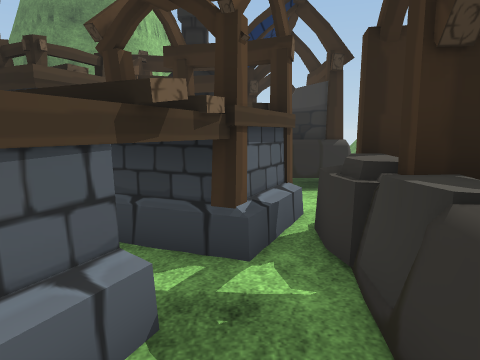
[1] (above)

24 first-person views from a walk through a 3-D level made in the Unity game engine. The camera is 1.5 m above the floor, tilts 8° down and sees 70° across. The floor is counted in squares, 1 m on a side. Each view is taken from the middle of a square. On the plan, view 1 faces up. The plan holds only what a view shows up to about 16 squares ahead; the rest is blank. The place goes on beyond the plan. Some animated figures are left out. Some surface patterns are stand-ins.

[2]
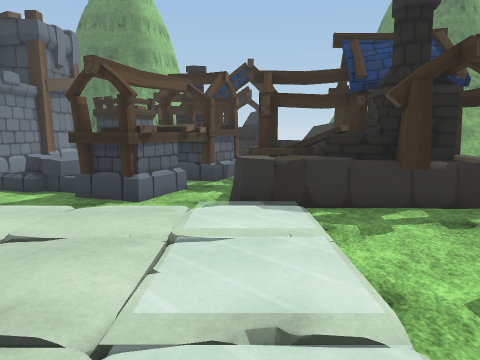

[3]
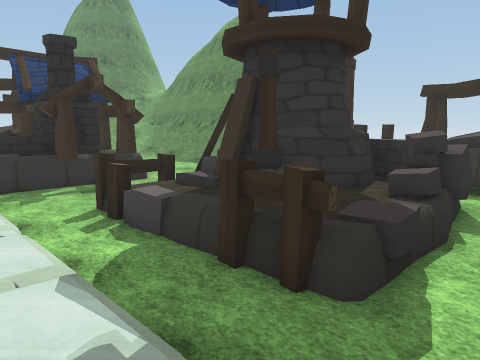

[4]
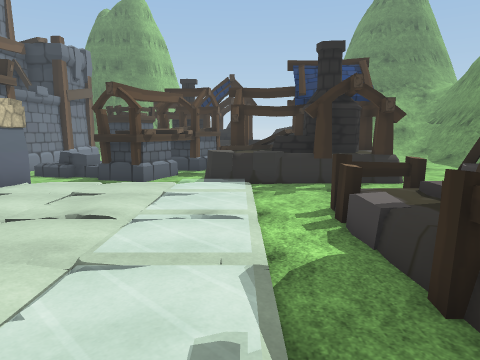

[5]
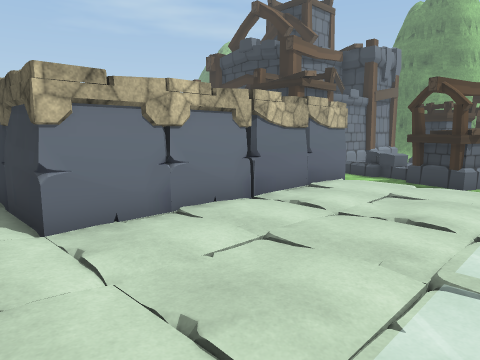

[6]
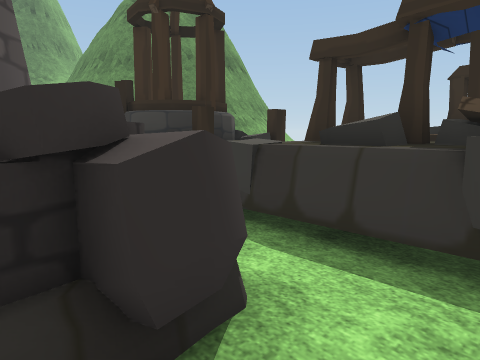

[7]
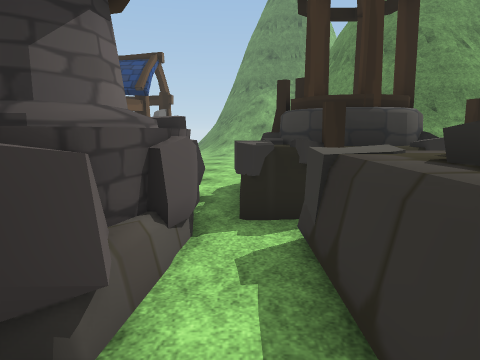

[8]
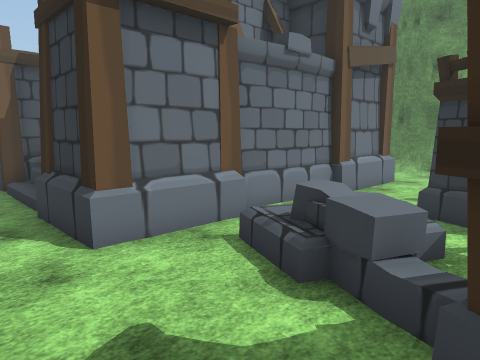

[9]
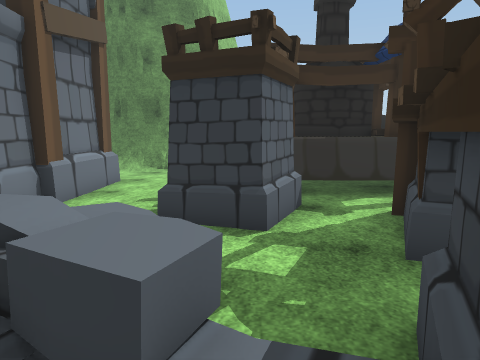

[10]
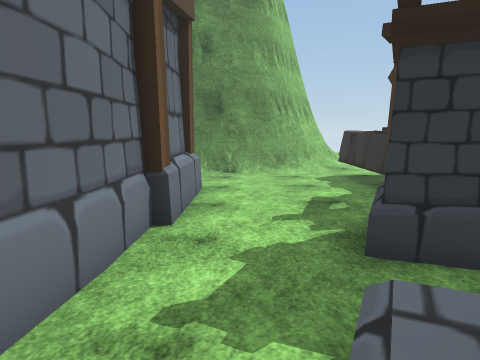

[11]
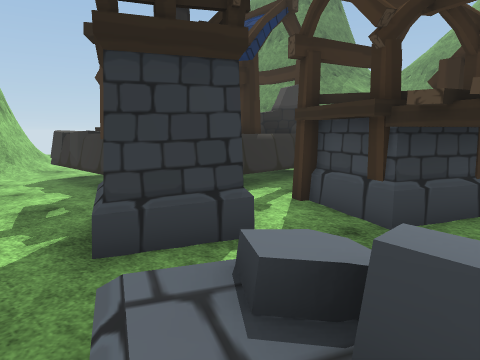

[12]
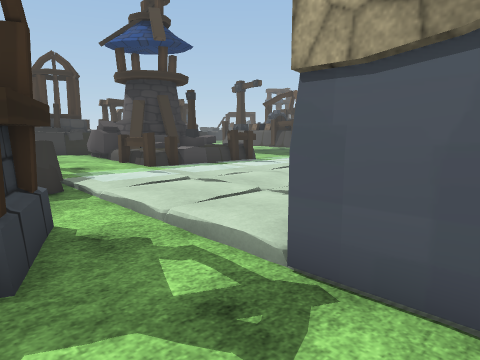

[13]
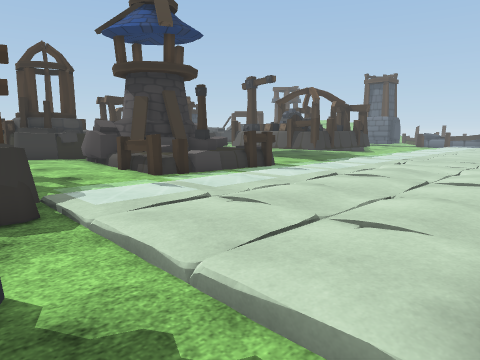

[14]
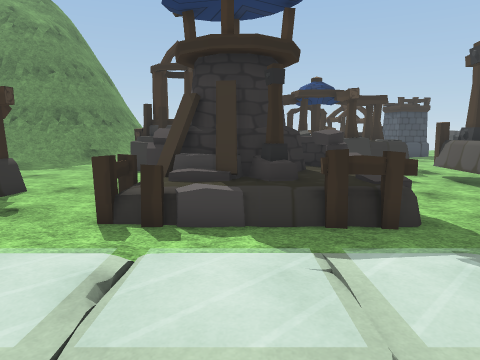

[15]
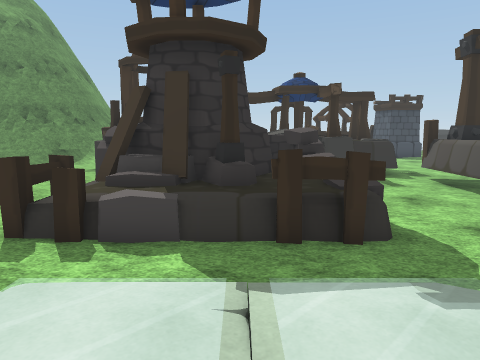

[16]
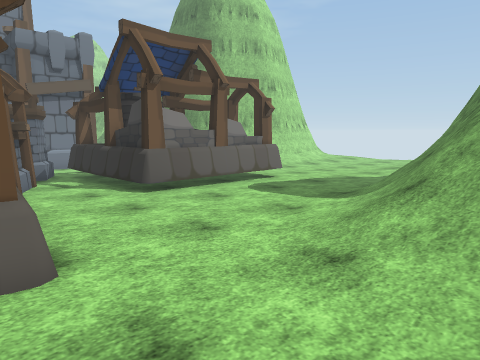

[17]
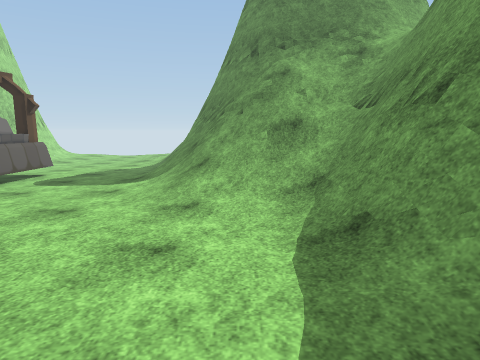

[18]
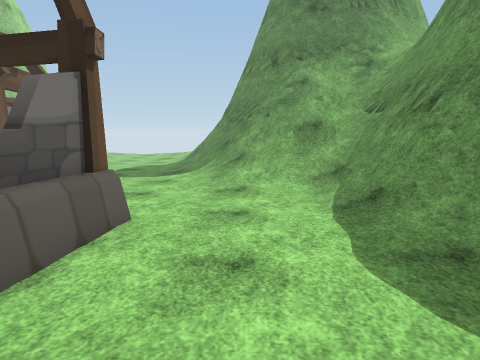

[19]
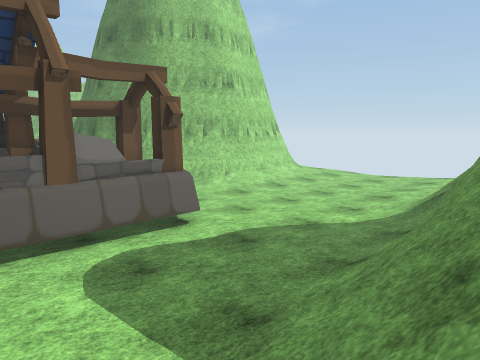

[20]
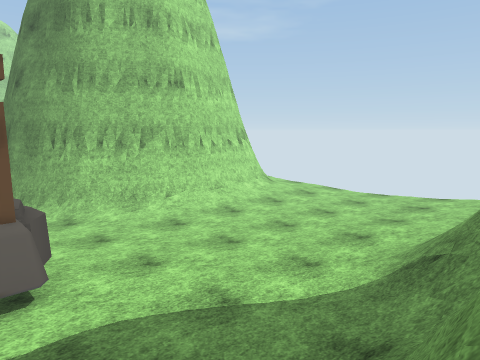

[21]
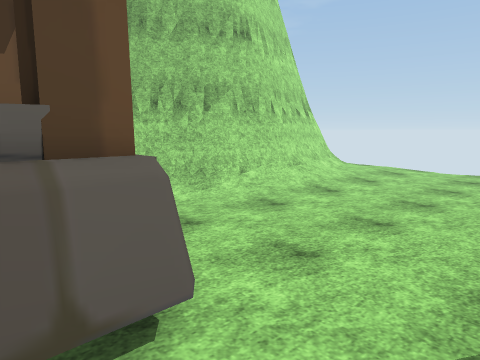

[22]
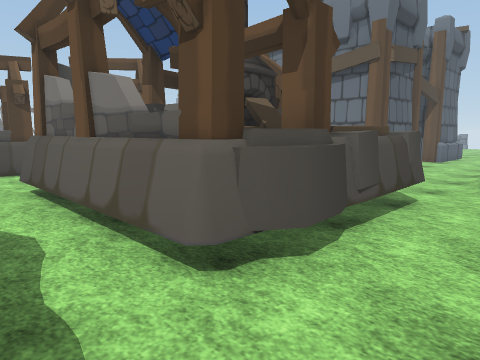

[23]
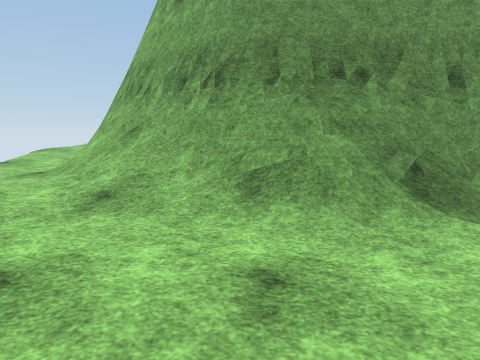

[24]
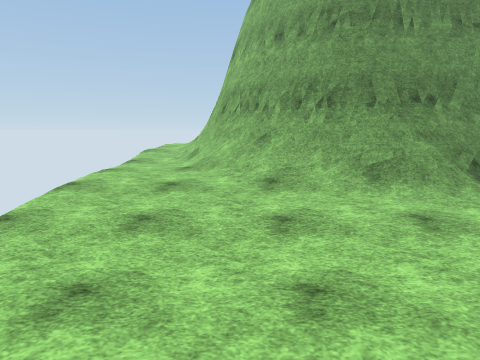

### Floor plan
Key: @ floor where view 1 was taken; # wall or solid block; x gap in a wall; . main floor; : floor 0.25 m higher than the main floor; + floor 0.5 m higher than the main floor; * floor 0.75 m higher than the main floor; / step, stairs or slope; = window, fence, low wall or low ledge; ^ raised ledge; O other object.
Columns run from 11 left of view 1 to 15 right of it. Each row starts with its distance up from view 1.
 30           ......:::++++++**
 29          ::.....:::++++++//
 28         =/:.....:::+++//===
 27         #/:......::+//=####
 26         #//......::/O=##
 25         #=/.....:://=##
 24         ##/.....::/=##
 23         ##/.....::/###
 22         #=/......//##
 21         #/.......//##
 20        ##/.......:/=#
 19       ##=/.......:/=#
 18      ###/........:/=#
 17  #####=/.......::::=#
 16   /=/.....OOOO:::::=####
 15 ........OOOOOOO::::==######
 14 ........O  OOOO:::://#====#
 13    .....O OOOOO:::://=^///=
 12  ###....OOOOOOO::::////////
 11    #....OOOOOOO::::+//////=
 10   ##....OOOOOOO::::+/////=#
  9   ##...=OOOOOOO::::://///##
  8   #...###::::::::::++///=##
  7   #...###:##::::::+++++/##
  6   #....::####OO::++++++/##
  5   #.. /::####OOOOOOO+++/=#
  4   ##///::###OOOOOOOO++++=#
  3   #=//=^###:OOOOOOOO++++/##
  2   #=..=x###:OOOOOOOO++++/=#
  1 ####.:::###:OOOOOOO++++++##
  0 .....::::::@OOOOOOO++++++/=
 -1     OOO///////OOOOO+++++++/
 -2       O      +::+++++++++
 -3       O      /::++++++OOOO
 -4       O      /:::++##+OOOO
 -5       O      /:x^^###xOOOOO
 -6       O      /:^^^# #^OOOOO
 -7      OO  +   +:^^## #^++
 -8       O   + +/:^^####^+OOOO
 -9      OO      /:^^^^^#=:OOOO
-10    OOOO       :=^^^^#^:OOOO
-11               :::::::::OOOO
-12             +/ ::::::::O OO

Positions as (right, up) in squares from view 1, and headings:
1: (0, 0), facing up
2: (1, -8), facing up
3: (1, -12), facing up-right
4: (2, -12), facing up
5: (1, -12), facing up-left
6: (8, -12), facing up-right
7: (11, -12), facing up
8: (-3, -1), facing up-left
9: (-4, 1), facing up
10: (-7, 3), facing up
11: (-7, 3), facing up-right
12: (-7, 2), facing down-right
13: (-5, 1), facing down-right
14: (-2, -7), facing right
15: (-1, -8), facing right
16: (12, 4), facing up-left
17: (11, 1), facing up
18: (10, -1), facing up
19: (10, 10), facing up-left
20: (9, 14), facing up-left
21: (5, 14), facing up-left
22: (5, 18), facing down-left
23: (2, 23), facing right
24: (-1, 26), facing right
